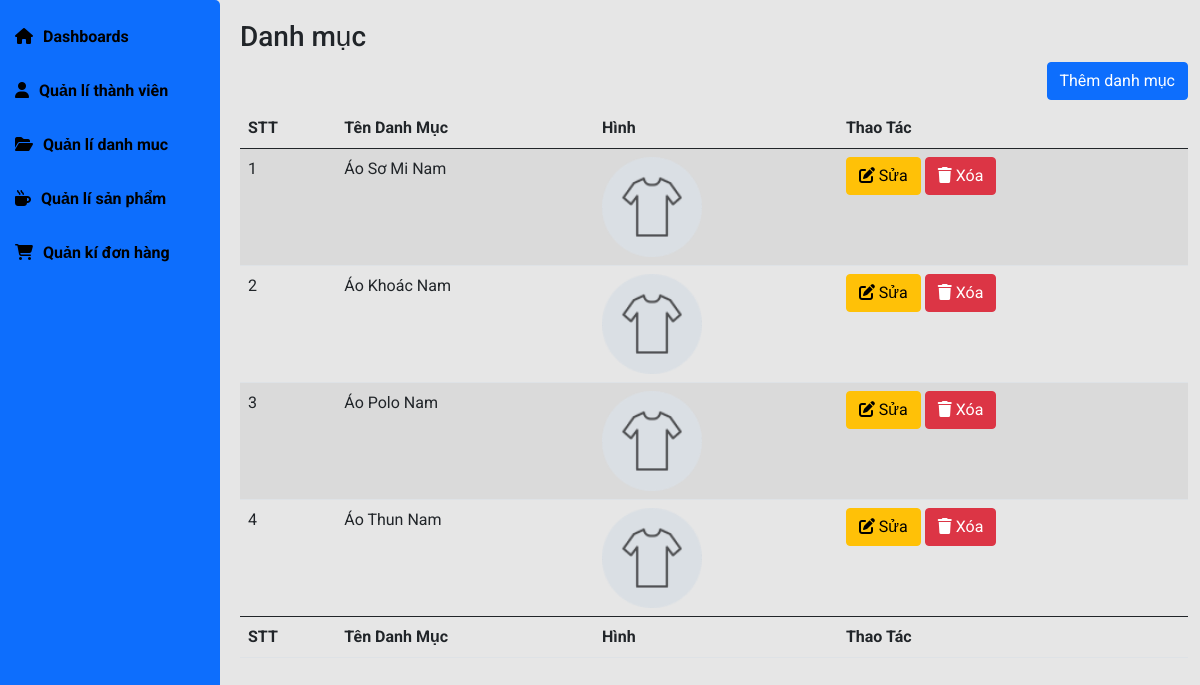
Page /admin/index.php?pg=danhmuc on the committed database.
### tables this page shows
CREATE TABLE `danhmuc` (
  `id` int(4) NOT NULL,
  `name` varchar(50) NOT NULL,
  `home` tinyint(1) NOT NULL DEFAULT 0,
  `stt` tinyint(1) NOT NULL DEFAULT 0,
  `img` varchar(250) NOT NULL
);

### dao/pdo.php (called while the page is built, shortened)
<?php
function pdo_get_connection(){
    $dburl = "mysql:host=localhost;dbname=DuAn1old;charset=utf8";
    $username = 'root';
    $password = '';
    $conn = new PDO($dburl, $username, $password);
    $conn->setAttribute(PDO::ATTR_ERRMODE, PDO::ERRMODE_EXCEPTION);
    return $conn;
}
function pdo_query($sql){
    $sql_args = array_slice(func_get_args(), 1);
    try{
        $conn = pdo_get_connection();
        $stmt = $conn->prepare($sql);
        $stmt->execute($sql_args);
        $rows = $stmt->fetchAll();
        return $rows;
    }
    catch(PDOException $e){
        throw $e;
    }
    finally{
        unset($conn);
    }
}

### dao/danhmuc.php (the view, shortened to what this page needs)
<?php
function danhmuc_all()
{
    $sql = "SELECT * FROM danhmuc ORDER BY stt DESC";
    return pdo_query($sql);
}
function show_all_dmadmin($dsdm)
{
   $html_dmadmin = '';
   $i = 1;
   foreach ($dsdm as $sp) {
      extract($sp);
      $html_dmadmin .= '<tr>
                            <td>'.$i.'</td>
                            <td>'.$name.'</td>
                            <td><img src="' . IMG_PATH_ADMIN . $img . '" alt="" width="100px"></td>
                            <td>
                                <a href="index.php?pg=danhmucupdate&id=' . $id . '" class="btn btn-warning"><i class="fa-solid fa-pen-to-square"></i> Sửa</a>
                                <a href="index.php?pg=deldanhmuc&id=' . $id . '" class="btn btn-danger"><i class="fa-solid fa-trash"></i> Xóa</a>
                            </td>
                        </tr>';
      $i++;
   }
   return $html_dmadmin;
}

### admin/layout/assets/css/main.css (style rules this page uses)
* { padding: 0; margin: 0; box-sizing: border-box; font-family: 'Roboto', sans-serif; }
body { background-color: #e6e6e6; }

### rows in the picture
danhmuc: name "Áo Sơ Mi Nam", img (picture)
danhmuc: name "Áo Khoác Nam", img (picture)
danhmuc: name "Áo Polo Nam", img (picture)
danhmuc: name "Áo Thun Nam", img (picture)
